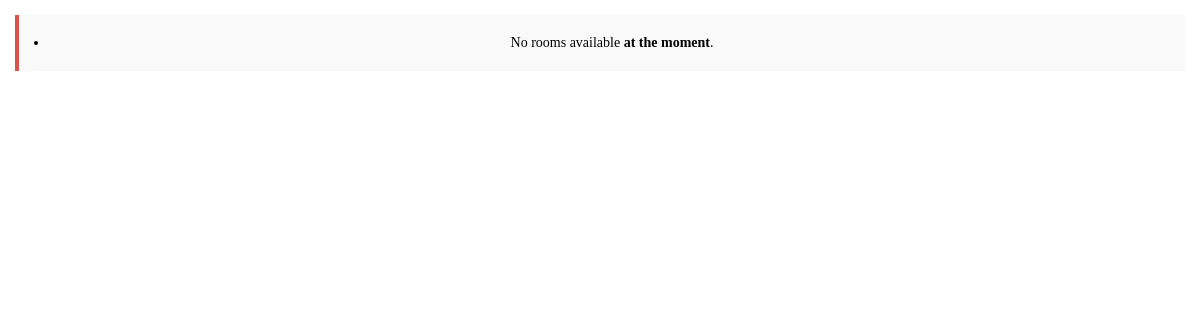
Before: /booking/roomrates_booking/ with the older database file.
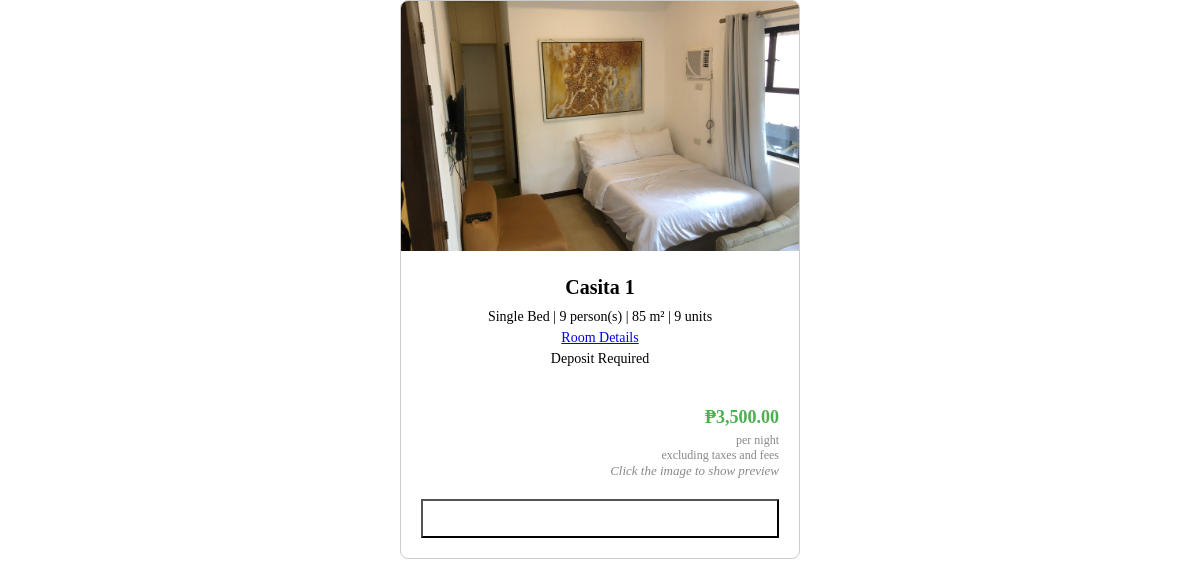
After: the same page with the newer database file.
### lidoapp/models.py (models this page shows, shortened)
class Room(models.Model):
    ROOM_AMENITIES = [
        ('wifi', 'In-Room Wifi'),
        ('tv', 'Flat Screen TV'),
        ('ac', 'Air Conditioning'),
        ('heater', 'Heater'),
        ('coffee_maker', 'Coffee Maker'),
        ('microwave', 'Microwave'),
        ('kitchenette', 'Kitchenette'),
        ('toilet', 'Toilet Room'),
        ('extratoilet', 'Extra Toilet Room'),
        ('extrabed', 'Extra Bed Room'),
        ('bathrobe', 'Bathrobe'),
        ('toiletries', 'Complimentary Toiletries'),
        ('desk', 'Work Desk'),
        ('phone', 'Telephone'),
        ('balcony', 'Private Balcony'),
        ('sofa', 'Convertable Sofa'),
        ('dining_area', 'Dining Area'),
        ('barbeque', 'Outside Barbeque Area'),
        ('fireplace', 'Fireplace'),
    ]
    ROOM_STATUS_CHOICES = [
        ('available', 'Available'),
        ('reserved', 'Reserved'),
        ('maintenance', 'Under Maintenance'),
    ]
    BED_TYPE_CHOICES = [
        ('single', 'Single Bed'),
        ('double', 'Double Bed'),
        ('queen', 'Queen Bed'),
        ('king', 'King Bed'),
        ('twin', 'Twin Bed'),
    ]
    room_id = models.PositiveIntegerField(default=generate_room_id, unique=True)
    room_name = models.CharField(max_length=100)
    room_price = models.DecimalField(max_digits=10, decimal_places=2)
    room_capacity = models.PositiveIntegerField()
    room_size = models.PositiveIntegerField(help_text="Enter the size in square feet.")
    room_unit = models.PositiveIntegerField(default=1, help_text="Number of units available for this room")
    room_image = models.ImageField(upload_to=room_main_image_path)
    room_images = models.ManyToManyField('RoomImage', blank=True, related_name='rooms')
    room_amenities = models.ManyToManyField('Amenity', blank=True)
    room_status = models.CharField(max_length=15, choices=ROOM_STATUS_CHOICES, default='available')
    last_available_unit = models.PositiveIntegerField(default=1, editable=False)
    room_description = models.TextField(max_length=100, blank=True, help_text="A detailed description of the room's features and layout.")
    bed_type = models.CharField(max_length=10, choices=BED_TYPE_CHOICES, default='queen')
    discount = models.DecimalField(blank=True, max_digits=5, decimal_places=2, default=0.00)
    bed_count = models.PositiveIntegerField()
    created_at = models.DateTimeField(auto_now_add=True)
    @property
    def is_available(self):
        if self.room_status != 'available':
            return False
        conflicting_reservations = Reservation.objects.filter(
            room_chosen=self,
            check_in_date__lt=now().date() + timedelta(days=1),
            check_out_date__gt=now().date()
        )
        return not conflicting_reservations.exists() and self.room_unit > 0
    def __str__(self):
        return f"{self.room_name} (Units: {self.room_unit})"
    def is_new(self):
        return now() - self.created_at <= timedelta(hours=24)

### lidoapp/views.py (the view)
# urls.py: path('booking/roomrates_booking/', views.room_rates_booking, name='room_rates_booking'),
def room_rates_booking(request):
    check_in_date = request.GET.get('check_in_date', datetime.today().date())
    check_out_date = request.GET.get('check_out_date', datetime.today().date() + timedelta(days=1))
    total_guests = int(request.GET.get('total_guests', 1))
    excluded_children_count = int(request.GET.get('excluded_children_count', 0))
    guest_count = total_guests - excluded_children_count
    bed_type = request.GET.get('bed_type', 'all').lower()
    min_price = int(request.GET.get('min_price', 0))
    max_price = int(request.GET.get('max_price', 999999))
    print(f"Filtering Rooms with: min_price={min_price}, max_price={max_price}, guest_count={guest_count}")
    rooms = Room.objects.prefetch_related('room_amenities').filter(
        room_capacity__gte=guest_count,
        room_price__gte=min_price,
        room_price__lte=max_price,
        room_unit__gt=0  # Ensure there are remaining units
    ).distinct().order_by('-created_at')
    if bed_type != 'all':
        rooms = rooms.filter(bed_type__iexact=bed_type)
    print("Available Rooms:", list(rooms.values('room_name', 'room_unit', 'room_status')))
    return render(request, 'booking/roomrates_booking.html', {
        'rooms': rooms,
        'check_in_date': check_in_date,
        'check_out_date': check_out_date,
    })

### lidoapp/context_processors.py (called while the page is built)
def global_policies(request):
    latest_about_content = Policy.objects.filter(policy_type__iexact='about').order_by('-updated_at').first()
    about_content = latest_about_content.content if latest_about_content else "The resort is nestled amidst lush greenery, providing a tranquil setting with direct beachfront access."
    latest_address_content = Policy.objects.filter(policy_type__iexact='address').order_by('-updated_at').first()
    address_content = latest_address_content.content if latest_address_content else "Brgy. Talaan, Aplaya, Sariaya, Calabarzon, 4322, Philippines"
    return {
        'about_content': about_content,
        'address_content': address_content,
    }

def guest_context(request):
    guest = None
    if request.session.get('guest_id'):
        try:
            guest = GuestAccount.objects.get(id=request.session.get('guest_id'))
        except GuestAccount.DoesNotExist:
            pass
    return {'guest': guest}

### lidoapp/models.py (called while the page is built)
    def get_amenity_display(self):
        return dict(Room.ROOM_AMENITIES).get(self.amenity_type, self.amenity_type)

### lidoapp/templates/booking/roomrates_booking.html (shortened to what the changed rows need)
{% load humanize %}
{% load static %}
<div class="available-rooms">
    {% if rooms %}
        <div class="rooms-list">
            {% for room in rooms|dictsortreversed:"created_at" %}
                {% if room.room_unit > 0 %}
                <div class="room-card"
                     data-room-name="{{ room.room_name }}"
                     data-bed-type="{{ room.bed_type }}"
                     data-room-capacity="{{ room.room_capacity }}"
                     data-is-available="{{ room.is_available|yesno:'true,false' }}">
                    <div class="image-container">
                        <img src="{{ room.room_image.url }}"
                             data-images='[{"src": "{{ room.room_image.url }}"}
                                 ]'
                             class="room-preview"
                             onclick="openUniqueImagePreviewModal(this.getAttribute('data-images'));"
                        />
                    </div>
                    <div class="room-card-content">
                        <h3>{{ room.room_name }}</h3>
                        <p>
                           {% if room.bed_type == 'king' %}<i class="fa-solid fa-crown"></i> King Bed
                           {% elif room.bed_type == 'queen' %}<i class="fa-solid fa-chess-queen"></i> Queen Bed
                           {% elif room.bed_type == 'double' %}<i class="fa-solid fa-user-group"></i> Double Bed
                           {% elif room.bed_type == 'single' %} Single Bed
                           {% elif room.bed_type == 'twin' %}<i class="fa-solid fa-check-double"></i> Twin Bed
                           {% else %}{{ room.bed_type|capfirst }}{% endif %} |
                           {{ room.room_capacity }} person(s) |
                           {{ room.room_size }} m² |
                           {{ room.room_unit }} units
                        </p>
                        <p>
                            <a href="#" class="room-details-link" onclick="openRoomDetailsModal(this)"
                               data-room="{{ room.room_name }}"
                               data-price="{{ room.room_price|intcomma }}"
                               data-subtitle="{{ room.room_capacity }} person(s) | {{ room.room_size }} m²"
                               data-bed-type="{% if room.bed_type == 'king' %}King Bed{% elif room.bed_type == 'queen' %}Queen Bed{% elif room.bed_type == 'double' %}Double Bed{% elif room.bed_type == 'single' %}Single Bed{% elif room.bed_type == 'twin' %}Twin Bed{% else %}{{ room.bed_type|capfirst }}{% endif %}"
                               data-capacity="{{ room.room_capacity }}"
                               data-size="{{ room.room_size }}"
                               data-amenities='[
                                   {% for amenity in room.room_amenities.all %}
                                       "{{ amenity.get_amenity_display }}"{% if not forloop.last %}, {% endif %}
                                   {% endfor %}
                               ]'
                               data-images='[
                                   {"src": "{{ room.room_image.url }}"}
                               ]'>
                               Room Details
                            </a>
                        </p>
                        <p class="deposit-required">
                             Deposit Required
                        </p>
                    </div>
                    <div class="room-card-price">
                        <h4>₱{{ room.room_price|intcomma }}</h4>
                        <p>per night<br>excluding taxes and fees</p>
                        <p style="font-size: 13px;">
                            <em> Click the image to show preview</em>
                        </p>
                    </div>
                    <button class="btn-one room-card-button"
                    onclick="bookRoom('{{ room.room_name }}', {{ room.room_price }}, {{ room.room_capacity }}, '{{ room.bed_type }}')"
                    {% if room.room_unit > 0 %} {% else %} disabled {% endif %}>
            </button>
                </div>
                {% endif %}
            {% endfor %}
        </div>
    {% else %}
        <div class="room-card-content">
            <div style="font-size: 14px; background-color: #f9f9f9; border-left: 4px solid #D9544D; padding: 10px; margin-bottom: 20px;">
                <ul style="margin: 10px 0; padding-left: 20px; text-align: center;">
                    <li>No rooms available<strong> at the moment</strong>.</li>
                </ul>
            </div>
        </div>
    {% endif %}
</div>

Changed rows visible on the page:
added Room: room_image (picture), room_name "Casita 1", bed_type "Single Bed", room_capacity "9", room_size "85", room_unit "9", room_price "3,500.00"
Other visible differences:
text no longer shown: "No rooms available at the moment ."
